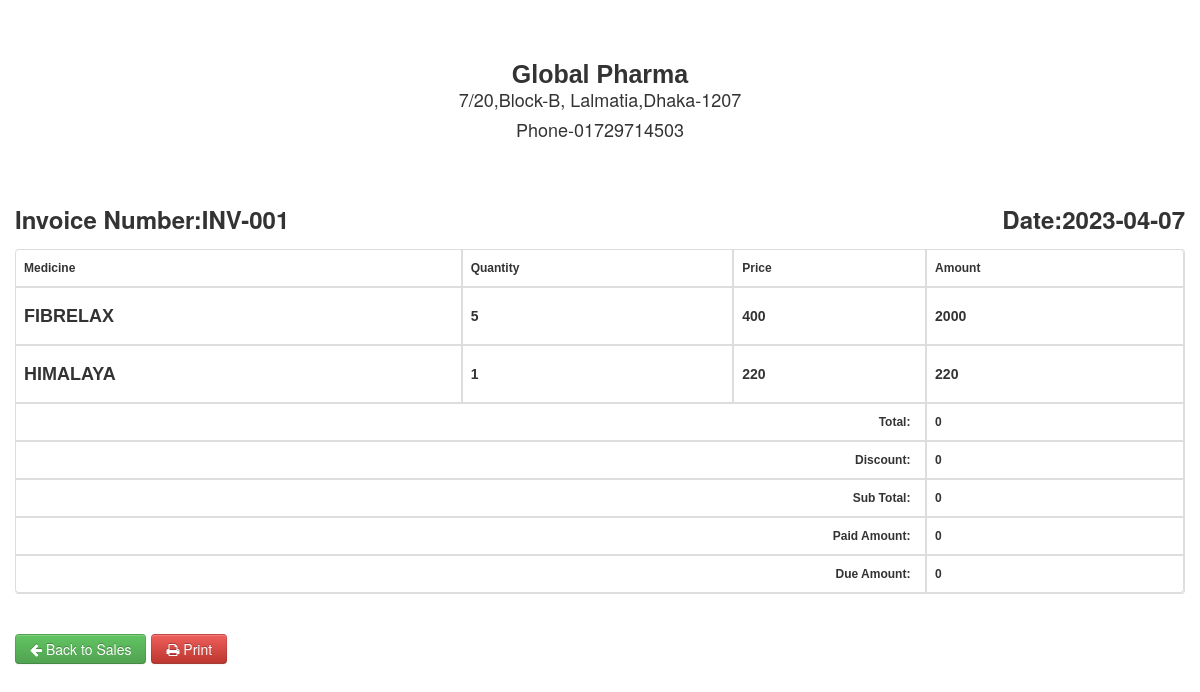
Page /invoice.php?invoice_number=INV-001 (signed in) on the committed database.
### tables this page shows
CREATE TABLE `inv_issue` (
  `id` int(11) NOT NULL,
  `IssueID` varchar(20) NOT NULL,
  `IssueDate` date DEFAULT NULL,
  `BuyerID` varchar(12) DEFAULT NULL,
  `Remarks` varchar(255) DEFAULT NULL,
  `IssueType` varchar(50) DEFAULT NULL,
  `InWord` varchar(255) DEFAULT NULL,
  `TotalPrice` float DEFAULT NULL,
  `DiscountAmt` float DEFAULT NULL,
  `PaidAmt` float DEFAULT NULL,
  `Due` float DEFAULT NULL,
  `GrandAmt` float DEFAULT NULL,
  `TotalProfit` float DEFAULT NULL,
  `CName` varchar(50) DEFAULT 'Nill',
  `Mob` varchar(50) DEFAULT NULL,
  `GoDownIss` varchar(50) DEFAULT NULL,
  `PID` varchar(50) DEFAULT NULL
);

CREATE TABLE `inv_issuedetail` (
  `id` int(11) NOT NULL,
  `IssueID` varchar(20) DEFAULT NULL,
  `MaterialID` varchar(9) DEFAULT NULL,
  `IssueQty` float DEFAULT NULL,
  `IssuePrice` float DEFAULT NULL,
  `IFree` float DEFAULT NULL,
  `TotalIssue` float DEFAULT NULL,
  `ProfitItem` float DEFAULT NULL,
  `QtyCtnwise` float DEFAULT NULL,
  `CartonRate` float DEFAULT NULL,
  `SupplierID` varchar(50) DEFAULT NULL
);

### invoice.php (the view, shortened to what this page needs)
<?php
    include("dbcon.php");
	$invoice_number = $_GET['invoice_number'];
	$newInvoice_number = getCode('inv_issue', 'IssueID', '03d', '001', 'INV-');
	$newDates= date('Y-m-d');
	function getCode($table, $fieldName, $modifier, $defaultCode, $prefix){
		global $con;
		$sql    = "SELECT count($fieldName) as total_row FROM $table";
		$result = $con->query($sql);
		$lastRows   = $result->fetch_object();
		$number     = intval($lastRows->total_row) + 2;
		$defaultCode = $prefix.sprintf('%'.$modifier, $number);
		return $defaultCode;
	}
?>
<!DOCTYPE html>
<html>
	<head>
		<link rel="stylesheet" type="text/css" href="css/bootstrap.css">
		<link rel="stylesheet" type="text/css" href="css/bootstrap-responsive.css">
		<link rel="stylesheet" type="text/css" href="css/font-awesome.min.css">
		<link rel="stylesheet" type="text/css" href="css/tcal.css">
		<link rel="stylesheet" type="text/css" href="css/style.css">
	</head>
	<body>
		<div class="container">
			<div id="content">
				<?php
					$sql		= "SELECT * FROM inv_issue where IssueID = '$invoice_number'";
					$query 		= mysqli_query($con,$sql);
					$details 	= mysqli_fetch_array($query);
				?>
				<center>
					<div style="font:bold 25px 'Arial';">Global Pharma</div>
					<p>7/20,Block-B, Lalmatia,Dhaka-1207</p>
					<p>Phone-01729714503</p>
				</center><br><br>
				<h3>Invoice Number:<?php echo $invoice_number?><span style="float:right;">Date:<?php echo $details['IssueDate'];?></span></h3>
				<table class="table table-bordered table-hover" border="1" cellpadding="4" cellspacing="0" style="font-family: arial; font-size: 12px;text-align:left;" width="100%">
					<thead>
						<tr>
							<th> Medicine</th>
							<th> Quantity</th>
							<th> Price</th>
							<th> Amount</th>
						</tr>
					</thead>
					<tbody>
					<?php
						$select_sql = "SELECT * FROM inv_issuedetail where IssueID = '$invoice_number'";
						$select_query =mysqli_query($con,$select_sql);
						while($row =mysqli_fetch_array($select_query)):
					?>
						<tr class="record">
							<td><h4><?php echo $row['MaterialID'];?></h4></td>
							<td><h5><?php echo $row['IssueQty']; ?></h5></td>
							<td><h5><?php echo $row['IssuePrice']; ?></h5></td>
							<td><h5><?php echo $row['TotalIssue']; ?></h5></td>
						</tr>
					<?php endwhile;?>
						<tr>
						  <td colspan="3" style=" text-align:right;"><strong style="font-size: 12px;">Total: &nbsp;</strong></td>
						  <td colspan=""><strong style="font-size: 12px;"><?php echo $details['TotalPrice'];?></strong></td>
						</tr>
						<tr>
							<td colspan="3" style=" text-align:right;"><strong style="font-size: 12px;">Discount: &nbsp;</strong></td>
							<td colspan=""><strong style="font-size: 12px;"><?php echo $details['DiscountAmt'];?></strong></td>
						</tr>
						<tr>
							<td colspan="3" style=" text-align:right;"><strong style="font-size: 12px;">Sub Total: &nbsp;</strong></td>
							<td colspan=""><strong style="font-size: 12px;"><?php echo $details['TotalPrice'] - $details['DiscountAmt'];?></strong></td>
						</tr>
						<tr>
							<td colspan="3" style=" text-align:right;"><strong style="font-size: 12px;">Paid Amount: &nbsp;</strong></td>
							<td colspan=""><strong style="font-size: 12px;"><?php echo $details['PaidAmt'];?></strong></td>
						</tr>
						<tr>
							<td colspan="3" style=" text-align:right;"><strong style="font-size: 12px;">Due Amount: &nbsp;</strong></td>
							<td colspan=""><strong style="font-size: 12px;"><?php echo $details['Due'];?></strong></td>
						</tr>
					</tbody>
				</table><br/>
			</div>
			<a href="home.php?invoice_number=<?php echo $newInvoice_number; ?>&inv_date=<?php echo $newDates;?>"><button class="btn btn-success btn-md"><i class="icon-arrow-left"></i> Back to Sales</button></a>
			<a href="javascript:Clickheretoprint()" class="btn btn-danger btn-md" style=""><i class="icon icon-print"></i> Print</a>
	</body>
</html>

### rows in the picture
inv_issue: IssueDate "2023-04-07", TotalPrice "0", DiscountAmt "0", $details['TotalPrice']-$details['DiscountAmt'] "0", PaidAmt "0", Due "0"
inv_issuedetail: MaterialID "FIBRELAX", IssueQty "5", IssuePrice "400", TotalIssue "2000"
inv_issuedetail: MaterialID "HIMALAYA", IssueQty "1", IssuePrice "220", TotalIssue "220"

### other values in the picture
$invoice_number "INV-001"
